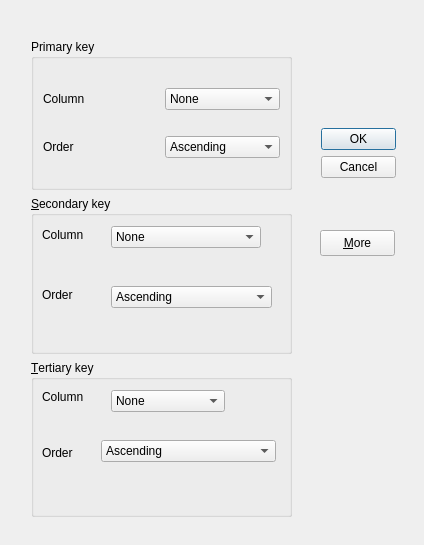
<ui version="4.0" >
 <class>Dialog</class>
 <widget class="QDialog" name="Dialog" >
  <property name="geometry" >
   <rect>
    <x>0</x>
    <y>0</y>
    <width>424</width>
    <height>545</height>
   </rect>
  </property>
  <property name="windowTitle" >
   <string>Dialog</string>
  </property>
  <widget class="QGroupBox" name="groupBox" >
   <property name="geometry" >
    <rect>
     <x>31</x>
     <y>39</y>
     <width>261</width>
     <height>151</height>
    </rect>
   </property>
   <property name="title" >
    <string>Primary key</string>
   </property>
   <layout class="QGridLayout" >
    <item row="0" column="0" >
     <widget class="QLabel" name="label" >
      <property name="text" >
       <string>Column</string>
      </property>
     </widget>
    </item>
    <item row="0" column="1" >
     <widget class="QComboBox" name="comboBox" >
      <item>
       <property name="text" >
        <string>None</string>
       </property>
      </item>
     </widget>
    </item>
    <item row="1" column="0" >
     <widget class="QLabel" name="label_2" >
      <property name="text" >
       <string>Order</string>
      </property>
     </widget>
    </item>
    <item row="1" column="1" >
     <widget class="QComboBox" name="comboBox_2" >
      <item>
       <property name="text" >
        <string>Ascending</string>
       </property>
      </item>
      <item>
       <property name="text" >
        <string>Descending</string>
       </property>
      </item>
     </widget>
    </item>
   </layout>
  </widget>
  <widget class="QPushButton" name="pushButton" >
   <property name="geometry" >
    <rect>
     <x>320</x>
     <y>230</y>
     <width>75</width>
     <height>26</height>
    </rect>
   </property>
   <property name="text" >
    <string>&amp;More</string>
   </property>
   <property name="checkable" >
    <bool>true</bool>
   </property>
  </widget>
  <widget class="QWidget" name="layoutWidget" >
   <property name="geometry" >
    <rect>
     <x>31</x>
     <y>196</y>
     <width>261</width>
     <height>321</height>
    </rect>
   </property>
   <layout class="QVBoxLayout" >
    <item>
     <widget class="QGroupBox" name="groupBox_2" >
      <property name="title" >
       <string>&amp;Secondary key</string>
      </property>
      <widget class="QLabel" name="label_3" >
       <property name="geometry" >
        <rect>
         <x>11</x>
         <y>27</y>
         <width>72</width>
         <height>24</height>
        </rect>
       </property>
       <property name="text" >
        <string>Column</string>
       </property>
      </widget>
      <widget class="QLabel" name="label_4" >
       <property name="geometry" >
        <rect>
         <x>11</x>
         <y>87</y>
         <width>72</width>
         <height>24</height>
        </rect>
       </property>
       <property name="text" >
        <string>Order</string>
       </property>
      </widget>
      <widget class="QComboBox" name="comboBox_3" >
       <property name="geometry" >
        <rect>
         <x>80</x>
         <y>30</y>
         <width>150</width>
         <height>22</height>
        </rect>
       </property>
       <item>
        <property name="text" >
         <string>None</string>
        </property>
       </item>
      </widget>
      <widget class="QComboBox" name="comboBox_4" >
       <property name="geometry" >
        <rect>
         <x>80</x>
         <y>90</y>
         <width>161</width>
         <height>22</height>
        </rect>
       </property>
       <item>
        <property name="text" >
         <string>Ascending</string>
        </property>
       </item>
       <item>
        <property name="text" >
         <string>Descending</string>
        </property>
       </item>
      </widget>
     </widget>
    </item>
    <item>
     <widget class="QGroupBox" name="groupBox_3" >
      <property name="title" >
       <string>&amp;Tertiary key</string>
      </property>
      <widget class="QLabel" name="label_5" >
       <property name="geometry" >
        <rect>
         <x>11</x>
         <y>27</y>
         <width>54</width>
         <height>20</height>
        </rect>
       </property>
       <property name="text" >
        <string>Column</string>
       </property>
      </widget>
      <widget class="QLabel" name="label_6" >
       <property name="geometry" >
        <rect>
         <x>11</x>
         <y>83</y>
         <width>54</width>
         <height>20</height>
        </rect>
       </property>
       <property name="text" >
        <string>Order</string>
       </property>
      </widget>
      <widget class="QComboBox" name="comboBox_5" >
       <property name="geometry" >
        <rect>
         <x>80</x>
         <y>30</y>
         <width>114</width>
         <height>22</height>
        </rect>
       </property>
       <item>
        <property name="text" >
         <string>None</string>
        </property>
       </item>
      </widget>
      <widget class="QComboBox" name="comboBox_6" >
       <property name="geometry" >
        <rect>
         <x>70</x>
         <y>80</y>
         <width>175</width>
         <height>22</height>
        </rect>
       </property>
       <item>
        <property name="text" >
         <string>Ascending</string>
        </property>
       </item>
       <item>
        <property name="text" >
         <string>Descending</string>
        </property>
       </item>
      </widget>
     </widget>
    </item>
   </layout>
  </widget>
  <widget class="QDialogButtonBox" name="buttonBox" >
   <property name="geometry" >
    <rect>
     <x>321</x>
     <y>128</y>
     <width>75</width>
     <height>61</height>
    </rect>
   </property>
   <property name="orientation" >
    <enum>Qt::Vertical</enum>
   </property>
   <property name="standardButtons" >
    <set>QDialogButtonBox::Cancel|QDialogButtonBox::NoButton|QDialogButtonBox::Ok</set>
   </property>
  </widget>
 </widget>
 <resources/>
 <connections>
  <connection>
   <sender>buttonBox</sender>
   <signal>accepted()</signal>
   <receiver>Dialog</receiver>
   <slot>accept()</slot>
   <hints>
    <hint type="sourcelabel" >
     <x>321</x>
     <y>188</y>
    </hint>
    <hint type="destinationlabel" >
     <x>157</x>
     <y>274</y>
    </hint>
   </hints>
  </connection>
  <connection>
   <sender>buttonBox</sender>
   <signal>rejected()</signal>
   <receiver>Dialog</receiver>
   <slot>reject()</slot>
   <hints>
    <hint type="sourcelabel" >
     <x>347</x>
     <y>188</y>
    </hint>
    <hint type="destinationlabel" >
     <x>286</x>
     <y>274</y>
    </hint>
   </hints>
  </connection>
  <connection>
   <sender>pushButton</sender>
   <signal>toggled(bool)</signal>
   <receiver>groupBox_2</receiver>
   <slot>setVisible(bool)</slot>
   <hints>
    <hint type="sourcelabel" >
     <x>361</x>
     <y>251</y>
    </hint>
    <hint type="destinationlabel" >
     <x>233</x>
     <y>312</y>
    </hint>
   </hints>
  </connection>
  <connection>
   <sender>pushButton</sender>
   <signal>toggled(bool)</signal>
   <receiver>groupBox_3</receiver>
   <slot>setVisible(bool)</slot>
   <hints>
    <hint type="sourcelabel" >
     <x>357</x>
     <y>235</y>
    </hint>
    <hint type="destinationlabel" >
     <x>284</x>
     <y>428</y>
    </hint>
   </hints>
  </connection>
 </connections>
</ui>
